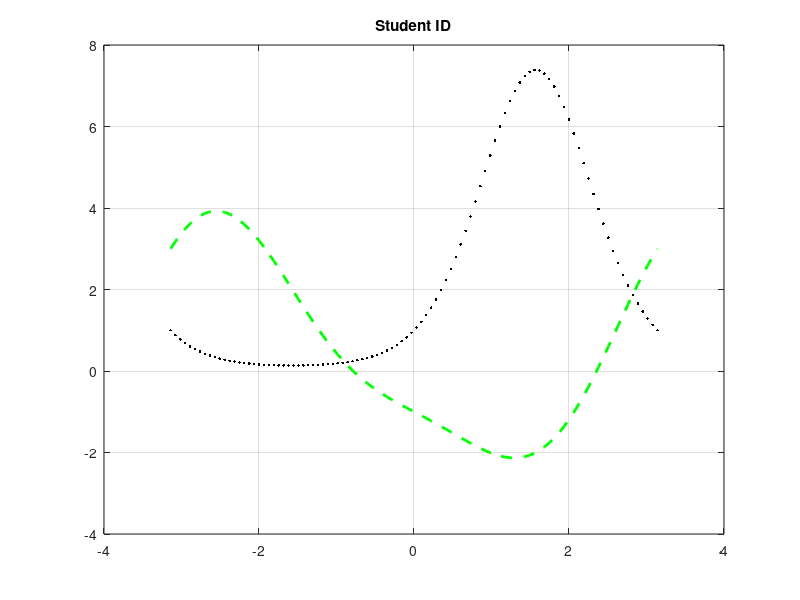

This figure's MATLAB source:

clc
f=@(x) (sin(x)+cos(x)).*(cos(x)-2);
g=@(x) exp(2*sin(x));

x=linspace(-pi,pi);

figure(1)
plot(x,f(x),'--g','LineWidth',2)
hold on
plot(x,g(x),'.k','LineWidth',2)
grid on
title('Student ID')                                                        